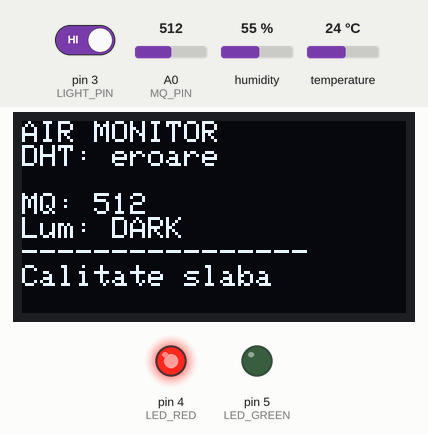
This sketch was run on a simulated Arduino Uno, built with avr-gcc and run on an emulated ATmega328P. Shown: 128×64 one-colour display, output pins drawn as LEDs (lit = HIGH). Inputs (shaded band) come from the test bench; at power-on: A0 (MQ_PIN) = 512, pin 3 (LIGHT_PIN) HIGH, humidity 55 %, temperature 24 °C. What the sketch prints to the serial monitor is not drawn.

Above: at 2.0 s.
2.1 s: A0 (MQ_PIN) set to 313
At 3.0 s:
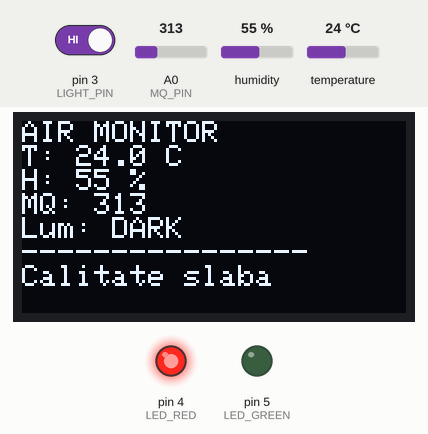
3.6 s: A0 (MQ_PIN) set to 290
At 4.2 s:
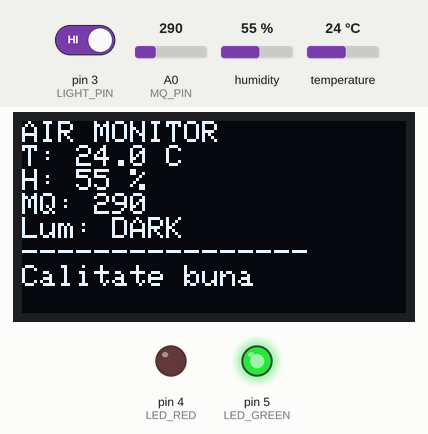
5.1 s: pin 3 (LIGHT_PIN) driven LOW
At 6.3 s:
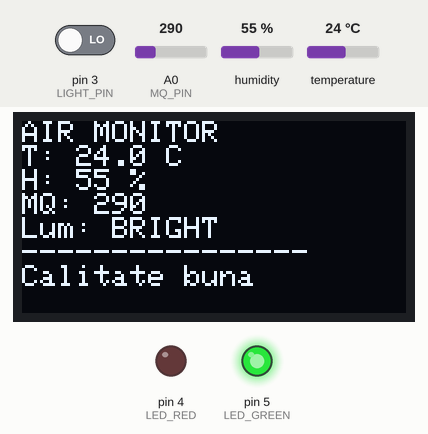
6.6 s: A0 (MQ_PIN) set to 306
At 7.7 s:
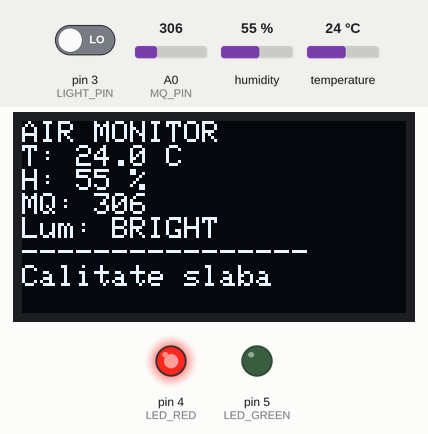
8.1 s: humidity set to 22 %
At 11.3 s:
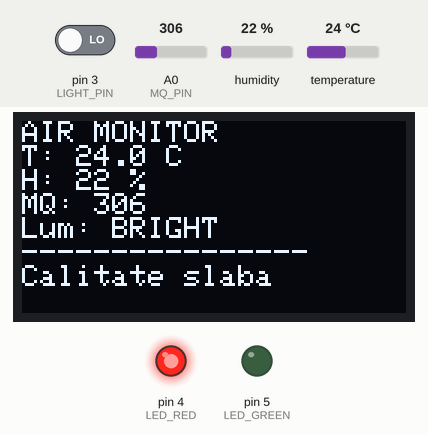
11.6 s: temperature set to 12 °C
At 14.6 s:
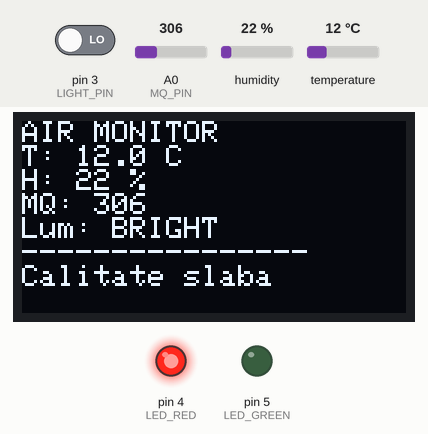
Timing chart, 0 to 16.1 s (numbered marks = the images above; inputs shaded):
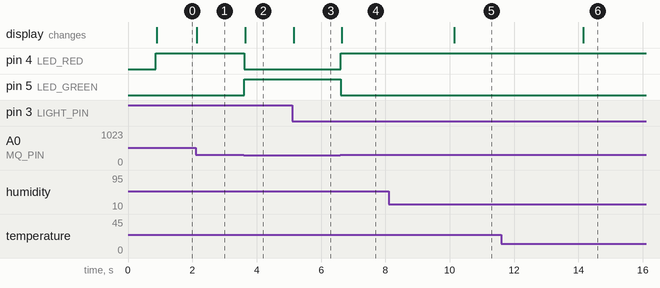

The sketch:

proiectPSN_sem1_an3.ino
```cpp
#include <SPI.h>//e biblioteca standard care permite Arduino să trimită date pe pinii SPI (D11/D13 etc.)
#include <Adafruit_GFX.h>//Este biblioteca “motor de desen” pentru ecrane: scris text, poziționare cursor, linii, forme
#include <Adafruit_SSD1306.h>//Știe să inițializeze ecranul și să trimită bufferul de pixeli către OLED.
#include <DHT.h>//se ocupă de tot timing-ul și îți dă direct temperature și humidity

// ---------- OLED SPI (7 pini) ----------
#define SCREEN_WIDTH 128
#define SCREEN_HEIGHT 64

#define OLED_MOSI 11
#define OLED_CLK  13
#define OLED_DC   9
#define OLED_CS   10
#define OLED_RST  8

Adafruit_SSD1306 display(SCREEN_WIDTH, SCREEN_HEIGHT,
                         OLED_MOSI, OLED_CLK, OLED_DC, OLED_RST, OLED_CS);

// ---------- Senzori ----------
#define DHTPIN 2
#define DHTTYPE DHT22     // AM2302B = DHT22 module
DHT dht(DHTPIN, DHTTYPE);

#define MQ_PIN A0         // MQ-135 A0 -> A0 Arduino
#define LIGHT_PIN 3       // OKY3106 DO1 -> D3 (digital)

// ---------- LED indicator (rosu + verde) ----------
#define LED_RED   4
#define LED_GREEN 5

// Prag pentru calitate aer (ajustezi dupa valorile tale)
const int MQ_THRESHOLD_BAD = 300; // peste = "calitate slaba"

//  senzorul de lumina e inversat: LOW = BRIGHT
const bool LIGHT_ACTIVE_LOW = true;

// LED: false = catod comun (HIGH aprinde). Daca e anod comun -> true
const bool LED_ACTIVE_LOW = false;

// Rate de actualizare (ms)
const unsigned long DHT_PERIOD_MS = 2000;   // DHT22 corect: nu citi prea des
const unsigned long UI_PERIOD_MS  = 250;    // OLED + Serial + LED update

// Valori “curente”
static float t = 0.0;//temperatura
static float h = 0.0;//umiditatea
static bool dhtOK = false;//spune daca citirea dht a reusit

void ledOff() {
  if (!LED_ACTIVE_LOW) {
    digitalWrite(LED_RED, LOW);
    digitalWrite(LED_GREEN, LOW);
  } else {
    digitalWrite(LED_RED, HIGH);
    digitalWrite(LED_GREEN, HIGH);
  }
}

void ledGood() { // verde
  if (!LED_ACTIVE_LOW) {
    digitalWrite(LED_RED, LOW);
    digitalWrite(LED_GREEN, HIGH);
  } else {
    digitalWrite(LED_RED, HIGH);
    digitalWrite(LED_GREEN, LOW);
  }
}

void ledBad() { // rosu
  if (!LED_ACTIVE_LOW) {
    digitalWrite(LED_RED, HIGH);
    digitalWrite(LED_GREEN, LOW);
  } else {
    digitalWrite(LED_RED, LOW);
    digitalWrite(LED_GREEN, HIGH);
  }
}

void setup() {
  Serial.begin(115200);

  pinMode(LED_RED, OUTPUT);
  pinMode(LED_GREEN, OUTPUT);
  ledOff();

  pinMode(LIGHT_PIN, INPUT);

  dht.begin();

  if (!display.begin(SSD1306_SWITCHCAPVCC)) {
    // NU mai printam altceva pe serial (ca sa pastram doar JSON in loop)
    while (1) {}
  }

  display.clearDisplay();
  display.setTextSize(1);
  display.setTextColor(SSD1306_WHITE);
  display.setCursor(0, 0);
  display.println("AIR MONITOR");
  display.println("Start...");
  display.display();
  delay(800);
}

void loop() {
  static unsigned long lastDhtMs = 0;
  static unsigned long lastUiMs  = 0;

  unsigned long now = millis();

  // 1) DHT22 la 2 secunde
  if (now - lastDhtMs >= DHT_PERIOD_MS) {
    float nt = dht.readTemperature();
    float nh = dht.readHumidity();
    if (!isnan(nt) && !isnan(nh)) {
      t = nt; h = nh; dhtOK = true;
    } else {
      dhtOK = false;
    }
    lastDhtMs = now;
  }

  // 2) UI + Serial la 250ms
  if (now - lastUiMs >= UI_PERIOD_MS) {
    int mq = analogRead(MQ_PIN);
    int lightRaw = digitalRead(LIGHT_PIN);
    bool isBright = LIGHT_ACTIVE_LOW ? (lightRaw == LOW) : (lightRaw == HIGH);

    bool qualityGood = (mq < MQ_THRESHOLD_BAD);

    // LED
    if (qualityGood) ledGood();
    else ledBad();

    // OLED
    display.clearDisplay();
    display.setCursor(0, 0);
    display.println("AIR MONITOR");

    if (dhtOK) {
      display.print("T: "); display.print(t, 1); display.println(" C");
      display.print("H: "); display.print(h, 0); display.println(" %");
    } else {
      display.println("DHT: eroare");
      display.println(" ");
    }

    display.print("MQ: "); display.println(mq);

    display.print("Lum: ");
    display.println(isBright ? "BRIGHT" : "DARK");

    display.println("----------------");
    display.println(qualityGood ? "Calitate buna" : "Calitate slaba");
    display.display();

    // 3) Serial JSON (o singura linie) - robust pentru Java
    // IMPORTANT: nu printa altceva pe Serial in afara de acest JSON
    Serial.print("{\"t\":"); Serial.print(dhtOK ? t : 0.0, 1);
    Serial.print(",\"h\":"); Serial.print(dhtOK ? h : 0.0, 0);
    Serial.print(",\"mq\":"); Serial.print(mq);
    Serial.print(",\"light\":"); Serial.print(isBright ? 1 : 0);
    Serial.print(",\"good\":"); Serial.print(qualityGood ? 1 : 0);
    Serial.println("}");

    lastUiMs = now;
  }
}
```

Measured:
- the behaviour switches between 300 and 299 on A0 (MQ_PIN) (found by bisection; images 1 and 2)
- after the input at 2.1 s, the display: changes at once (image 1)
- after the input at 3.6 s, pin 4 (LED_RED): HIGH → LOW at once; pin 5 (LED_GREEN): LOW → HIGH at once; the display: changes after 0.05 s (image 2)
- after the input at 5.1 s, the display: changes after 0.05 s (image 3)
- after the input at 6.6 s, pin 4 (LED_RED): LOW → HIGH at once; pin 5 (LED_GREEN): HIGH → LOW at once; the display: changes after 0.05 s (image 4)
- after the input at 8.1 s, the display: changes after 2.0 s (image 5)
- after the input at 11.6 s, the display: changes after 2.5 s (image 6)
